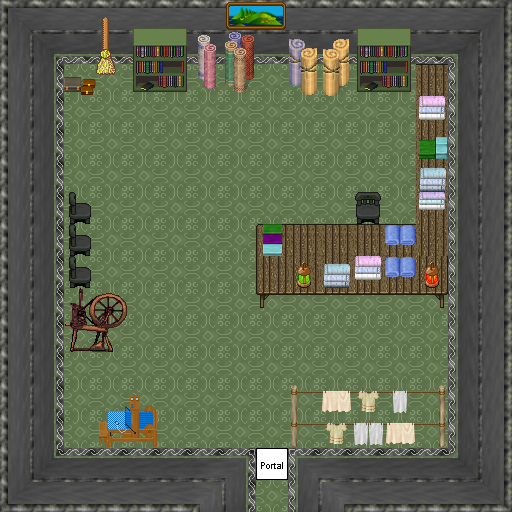

Rendered tile map (Tiled .tmx) drawn with the repository's tilesets; below, a short description and the map source with its tile grids summarised:
An orthogonal 16x16 tile map with 32x32 px tiles, 6 tile layers (0_floor, 1_terrain, 2_object, 3_roof, ...), 2 hidden layers not drawn, 16 tilesets.

<map version="1.0" tiledversion="1.0.3" orientation="orthogonal" renderorder="right-down" width="16" height="16" tilewidth="32" tileheight="32" nextobjectid="1">
 <tileset firstgid="1" name="logic/collision" tilewidth="32" tileheight="32" tilecount="1" columns="1">
  <image source="../../tileset/logic/collision.png" width="32" height="32" />
 </tileset>
 <tileset firstgid="2" name="int_grey" tilewidth="32" tileheight="32" tilecount="121" columns="11">
  <image source="../../tileset/building/wall/int_grey.png" width="352" height="352" />
 </tileset>
 <tileset firstgid="123" name="floor" tilewidth="32" tileheight="32" tilecount="3" columns="3">
  <image source="../../tileset/ground/indoor/floor.png" width="96" height="32" />
 </tileset>
 <tileset firstgid="126" name="logic/portal" tilewidth="32" tileheight="32" tilecount="24" columns="8">
  <image source="../../tileset/logic/portal.png" width="256" height="96" />
 </tileset>
 <tileset firstgid="150" name="green_bookshelf" tilewidth="32" tileheight="32" tilecount="6" columns="2">
  <image source="../../tileset/furniture/shelve/green_bookshelf.png" width="64" height="96" />
 </tileset>
 <tileset firstgid="156" name="greenish_grey" tilewidth="32" tileheight="32" tilecount="4" columns="2">
  <image source="../../tileset/furniture/chair/greenish_grey.png" width="64" height="64" />
 </tileset>
 <tileset firstgid="160" name="vendors_table" tilewidth="32" tileheight="32" tilecount="35" columns="7">
  <image source="../../tileset/furniture/table/vendors_table.png" width="224" height="160" />
 </tileset>
 <tileset firstgid="195" name="large_island" tilewidth="32" tileheight="32" tilecount="2" columns="2">
  <image source="../../tileset/furniture/picture/large_island.png" width="64" height="32" />
 </tileset>
 <tileset firstgid="197" name="loom" tilewidth="32" tileheight="32" tilecount="4" columns="2">
  <image source="../../tileset/furniture/other/loom.png" width="64" height="64" />
 </tileset>
 <tileset firstgid="201" name="spinningwheel" tilewidth="32" tileheight="32" tilecount="8" columns="2">
  <image source="../../tileset/furniture/other/spinningwheel.png" width="64" height="128" />
 </tileset>
 <tileset firstgid="209" name="ship_lamps" tilewidth="32" tileheight="32" tilecount="2" columns="2">
  <image source="../../tileset/furniture/light/ship_lamps.png" width="64" height="32" />
 </tileset>
 <tileset firstgid="211" name="blankets" tilewidth="32" tileheight="32" tilecount="12" columns="3">
  <image source="../../tileset/item/textile/blankets.png" width="96" height="128" />
 </tileset>
 <tileset firstgid="223" name="towels" tilewidth="32" tileheight="32" tilecount="24" columns="6">
  <image source="../../tileset/item/textile/towels.png" width="192" height="128" />
 </tileset>
 <tileset firstgid="247" name="laundry" tilewidth="32" tileheight="32" tilecount="16" columns="4">
  <image source="../../tileset/item/textile/laundry.png" width="128" height="128" />
 </tileset>
 <tileset firstgid="263" name="boxes" tilewidth="32" tileheight="32" tilecount="4" columns="2">
  <image source="../../tileset/item/boxes.png" width="64" height="64" />
 </tileset>
 <tileset firstgid="267" name="brush" tilewidth="32" tileheight="32" tilecount="3" columns="1">
  <image source="../../tileset/item/brush.png" width="32" height="96" />
 </tileset>
 <layer name="0_floor" width="16" height="16">
  <data>[256 cells, 256 non-empty, 1 distinct tile ids]</data>
 </layer>
 <layer name="1_terrain" width="16" height="16">
  <data>[256 cells, 143 non-empty, 48 distinct tile ids]</data>
 </layer>
 <layer name="2_object" width="16" height="16">
  <data>[256 cells, 37 non-empty, 28 distinct tile ids]</data>
 </layer>
 <layer name="3_roof" width="16" height="16">
  <data>[256 cells, 12 non-empty, 8 distinct tile ids]</data>
 </layer>
 <layer name="4_roof_add" width="16" height="16">
  <data>[256 cells, 6 non-empty, 4 distinct tile ids]</data>
 </layer>
 <layer name="objects" width="16" height="16">
  <data>[256 cells, 1 non-empty, 1 distinct tile ids]</data>
 </layer>
 <layer name="collision" width="16" height="16" visible="0" opacity="0.24">
  <data>[256 cells, 146 non-empty, 1 distinct tile ids]</data>
 </layer>
 <layer name="protection" width="16" height="16" visible="0" opacity="0.24">
  <data>[256 cells, 0 non-empty, 0 distinct tile ids]</data>
 </layer>
</map>
